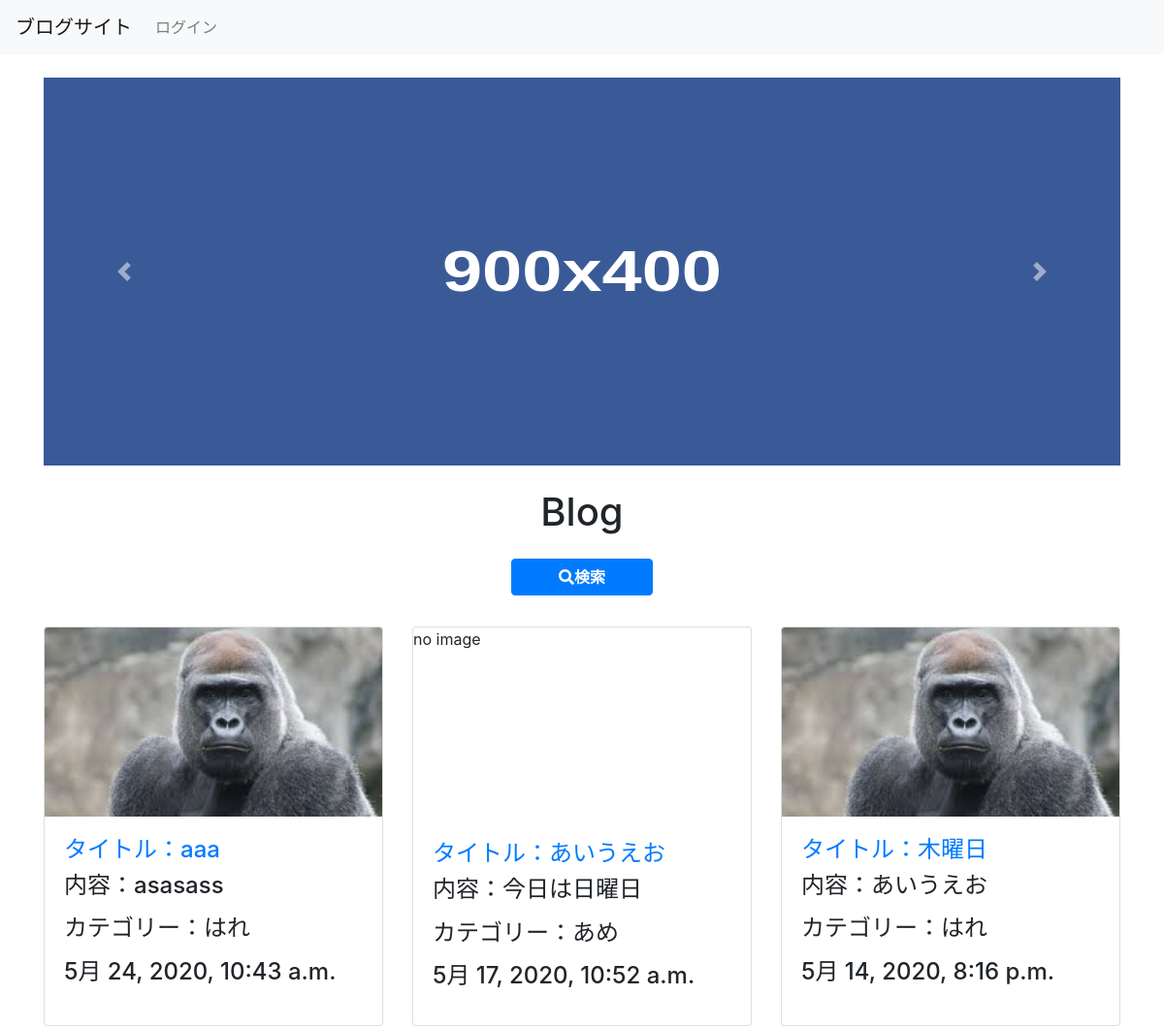
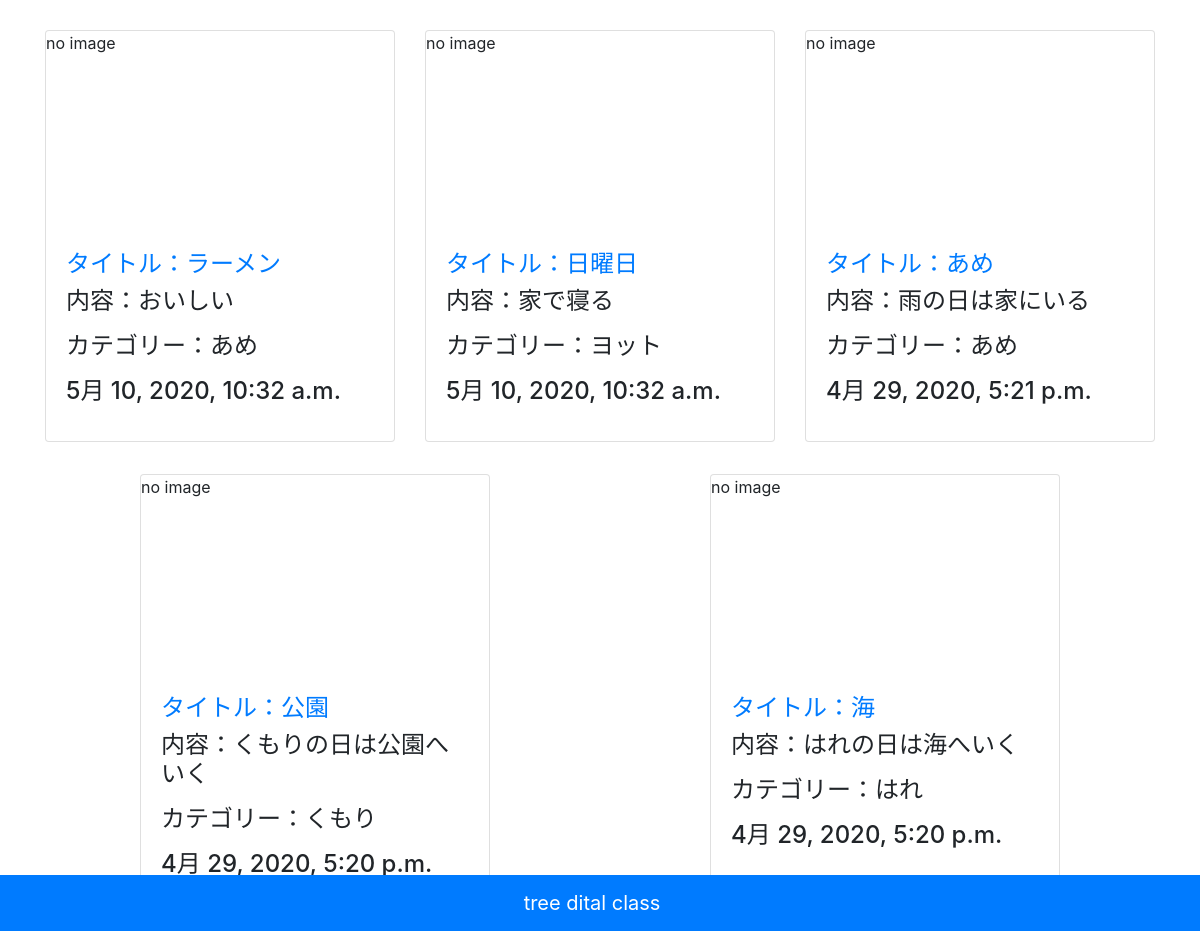
The page / on the database its author committed (2 pictures, top to bottom).
### okayama_app/models.py (models this page shows, shortened)
class Post(models.Model):
  title = models.CharField('タイトル', max_length=255)
  text = models.TextField('本文')
  image=models.ImageField('画像', upload_to='images', blank=True)
  created_at = models.DateTimeField('作成日', default=timezone.now)
  tag = models.ForeignKey(Tag, verbose_name='タグ', on_delete=models.PROTECT)
  user = models.ForeignKey(User, on_delete=models.CASCADE)#追加

class Tag(models.Model):
    name=models.CharField('タグ名', max_length=255)
    created_at= models.DateTimeField('作成日', default=timezone.now)
    def __str__(self):
        return self.name

### okayama_app/views.py (the view)
# urls.py: path('', views.index, name='index'),
def index(request):
   posts = Post.objects.all().order_by('-created_at')
   title_or_user = request.GET.get('title_or_user')
   date_min = request.GET.get('date_min')
   date_max = request.GET.get('date_max')
   tag = request.GET.get('tag')
   if is_valid_q(title_or_user):
       posts = posts.filter(Q(title__icontains=title_or_user)
                      | Q(user__username__icontains=title_or_user)
                      ).distinct()
   if is_valid_q(date_min):
       posts = posts.filter(created_at__gte=date_min)
   if is_valid_q(date_max):
       posts = posts.filter(created_at__lt=date_max)
   if is_valid_q(tag) and tag != 'タグを選択...':
       posts = posts.filter(tag__name=tag)
   return render(request, 'okayama_app/index.html',
   {'posts': posts, 'title_or_user': title_or_user , 'date_min': date_min, 'date_max': date_max ,'tag': tag})

### okayama_app/tag_list.py (called while the page is built)
def common(request):
  context={
    'tags': Tag.objects.all(),
  }
  return context

### okayama_app/views.py (called while the page is built)
def is_valid_q(q):
   return q != '' and q is not None

### templates/okayama_app/index.html (shortened to what this page needs)
{% extends 'base.html' %}
{% block content %}
<div id="carouselExampleIndicators" class="carousel slide" data-ride="carousel">
 <div class="carousel-inner" role="listbox">
   <div class="carousel-item active">
     <img class="d-block w-100" data-src="holder.js/900x400?theme=social" alt="900x400" data-holder-rendered="true" style="width: 900px; height: 400px;">
   </div>
 </div>
 <a class="carousel-control-prev" href="#carouselExampleIndicators" role="button" data-slide="prev">
   <span class="carousel-control-prev-icon" aria-hidden="true"></span>
 </a>
 <a class="carousel-control-next" href="#carouselExampleIndicators" role="button" data-slide="next">
   <span class="carousel-control-next-icon" aria-hidden="true"></span>
 </a>
</div>
<h1 class="text-center my-4">Blog</h1>
<button data-toggle="modal" data-target=".bd-example-modal-lg" style="margin: 0 auto;" type="button" class="btn btn-primary d-block my-3 px-5"><i class="fa fa-search">検索</i></button>
<div class="row justify-content-around">
{% for post in posts %}
<div class="card my-3" style="width: 350px;">
{% if post.image %}
 <img class="card-img-top" src="{{ post.image.url }}" alt="Card image cap">
 {% else %}
 <p style="height: 183px;">no image</p>
 {% endif %}
 <div class="card-body">
   <h4 class="card-title"><a href="{% url 'okayama_app:detail' post_id=post.id %}"><h4>タイトル：{{ post.title }}</h4></a>
   <p class="card-text">
     内容：{{ post.text }}
   </p>
   <p class="card-text">
     カテゴリー：{{ post.tag }}
   </p>
   <p>{{post.created_at}}</p>
 </div>
</div>
{% endfor %}
</div>
{% endblock %}

### templates/base.html (shortened to what this page needs)
<!doctype html>
<html lang="ja">
 <head>
   <link rel="stylesheet" href="https://stackpath.bootstrapcdn.com/bootstrap/4.4.1/css/bootstrap.min.css">
   <link rel="stylesheet" href="https://use.fontawesome.com/releases/v5.8.1/css/all.css">
 </head>
 <body>
   {% include 'header.html' %}
　　<div class="container">
   {% block content %}
   {% endblock %}
 </div>
 {% include 'footer.html' %}
 </body>
</html>

### templates/header.html (shortened to what this page needs)
<nav class="navbar navbar-expand-lg navbar-light bg-light">
  <a class="navbar-brand" href="/">ブログサイト</a>
  <div class="navbar-collapse collapse" id="navbarSupportedContent" style="">
    <ul class="navbar-nav mr-auto">
      {% if request.user.is_authenticated %}
      <li class="nav-item">
        <a class="nav-link" href="{% url 'okayama_app:add' %}">投稿する</a>
      </li>
      <li class="nav-item">
        <a class="nav-link" href="{% url 'users:users' pk=user.pk %}">{{request.user.username}}</a>
      </li>
      <li class="nav-item">
        <a class="nav-link" href="{% url 'users:logout' %}">ログアウト</a>
      </li>
      {% else %}
      <li class="nav-item">
        <a class="nav-link" href="{% url 'users:login' %}">ログイン</a>
      </li>
      {% endif %}
    </ul>
  </div>
 </nav>

### templates/footer.html
<div class="footer ">
    <nav class=" text-center d-block navbar fixed-bottom navbar-dark bg-primary text-center">
    <a class="navbar-brand" href="#!">tree dital class</a>
  </nav>
</div>

### rows shown on the page
Post: image (picture), title "aaa", text "asasass", tag "はれ", created_at "5月 24, 2020, 10:43 a.m."
Post: image "no image", title "あいうえお", text "今日は日曜日", tag "あめ", created_at "5月 17, 2020, 10:52 a.m."
Post: image (picture), title "木曜日", text "あいうえお", tag "はれ", created_at "5月 14, 2020, 8:16 p.m."
Post: image "no image", title "ラーメン", text "おいしい", tag "あめ", created_at "5月 10, 2020, 10:32 a.m."
Post: image "no image", title "日曜日", text "家で寝る", tag "ヨット", created_at "5月 10, 2020, 10:32 a.m."
Post: image "no image", title "あめ", text "雨の日は家にいる", tag "あめ", created_at "4月 29, 2020, 5:21 p.m."
Post: image "no image", title "公園", text "くもりの日は公園へいく", tag "くもり", created_at "4月 29, 2020, 5:20 p.m."
Post: image "no image", title "海", text "はれの日は海へいく", tag "はれ", created_at "4月 29, 2020, 5:20 p.m."
